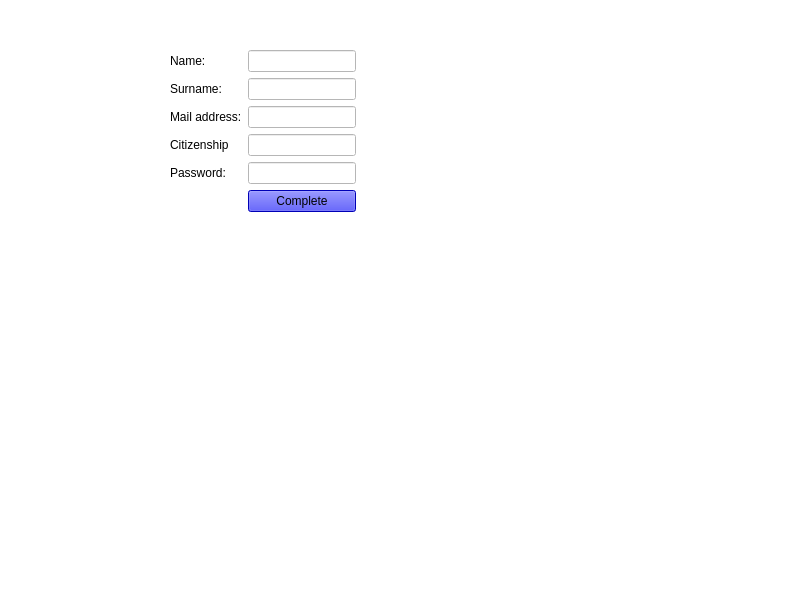
<?xml version="1.0" encoding="UTF-8"?>
<ui version="4.0">
 <class>MainWindow</class>
 <widget class="QMainWindow" name="MainWindow">
  <property name="geometry">
   <rect>
    <x>0</x>
    <y>0</y>
    <width>800</width>
    <height>600</height>
   </rect>
  </property>
  <property name="windowTitle">
   <string>MainWindow</string>
  </property>
  <property name="styleSheet">
   <string notr="true">background-color: rgb(255, 255, 255);</string>
  </property>
  <widget class="QWidget" name="centralwidget">
   <widget class="QWidget" name="gridLayoutWidget_2">
    <property name="geometry">
     <rect>
      <x>170</x>
      <y>50</y>
      <width>441</width>
      <height>351</height>
     </rect>
    </property>
    <layout class="QGridLayout" name="gridLayout_2">
     <property name="sizeConstraint">
      <enum>QLayout::SetFixedSize</enum>
     </property>
     <property name="leftMargin">
      <number>0</number>
     </property>
     <item row="2" column="0">
      <widget class="QLabel" name="label_3">
       <property name="text">
        <string>Mail address:</string>
       </property>
      </widget>
     </item>
     <item row="1" column="1">
      <widget class="QLineEdit" name="lineEdit_4">
       <property name="inputMask">
        <string/>
       </property>
       <property name="text">
        <string/>
       </property>
       <property name="echoMode">
        <enum>QLineEdit::Password</enum>
       </property>
      </widget>
     </item>
     <item row="4" column="1">
      <widget class="QLineEdit" name="lineEdit_7">
       <property name="inputMask">
        <string/>
       </property>
       <property name="text">
        <string/>
       </property>
       <property name="echoMode">
        <enum>QLineEdit::Password</enum>
       </property>
      </widget>
     </item>
     <item row="3" column="1">
      <widget class="QLineEdit" name="lineEdit_6">
       <property name="inputMask">
        <string/>
       </property>
       <property name="text">
        <string/>
       </property>
       <property name="echoMode">
        <enum>QLineEdit::Password</enum>
       </property>
      </widget>
     </item>
     <item row="2" column="1">
      <widget class="QLineEdit" name="lineEdit_5">
       <property name="inputMask">
        <string/>
       </property>
       <property name="text">
        <string/>
       </property>
       <property name="echoMode">
        <enum>QLineEdit::Password</enum>
       </property>
      </widget>
     </item>
     <item row="0" column="1">
      <widget class="QLineEdit" name="lineEdit_3"/>
     </item>
     <item row="3" column="0">
      <widget class="QLabel" name="label_5">
       <property name="text">
        <string>Citizenship</string>
       </property>
      </widget>
     </item>
     <item row="0" column="0">
      <widget class="QLabel" name="label_4">
       <property name="text">
        <string>Name: </string>
       </property>
      </widget>
     </item>
     <item row="1" column="0">
      <widget class="QLabel" name="label_6">
       <property name="text">
        <string>Surname:</string>
       </property>
      </widget>
     </item>
     <item row="4" column="0">
      <widget class="QLabel" name="label_7">
       <property name="text">
        <string>Password:</string>
       </property>
      </widget>
     </item>
     <item row="5" column="1">
      <widget class="QPushButton" name="pushButton">
       <property name="styleSheet">
        <string notr="true">color: rgb(0, 0, 0);
background-color: rgb(0, 0, 255);</string>
       </property>
       <property name="text">
        <string>Complete</string>
       </property>
      </widget>
     </item>
    </layout>
   </widget>
  </widget>
  <widget class="QMenuBar" name="menubar">
   <property name="geometry">
    <rect>
     <x>0</x>
     <y>0</y>
     <width>800</width>
     <height>20</height>
    </rect>
   </property>
  </widget>
  <widget class="QStatusBar" name="statusbar"/>
 </widget>
 <resources/>
 <connections>
  <connection>
   <sender>pushButton</sender>
   <signal>clicked()</signal>
   <receiver>MainWindow</receiver>
   <slot>close()</slot>
   <hints>
    <hint type="sourcelabel">
     <x>472</x>
     <y>384</y>
    </hint>
    <hint type="destinationlabel">
     <x>472</x>
     <y>651</y>
    </hint>
   </hints>
  </connection>
 </connections>
</ui>
